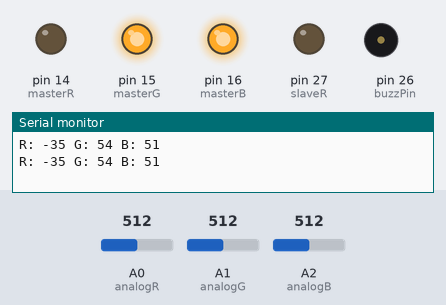
A sketch run on a simulated Arduino Mega 2560, built with avr-gcc and run on an emulated ATmega2560. On the bench: output pins drawn as LEDs (lit = HIGH), buzzer (waves = sounding, pin HIGH), the last lines printed to the serial monitor. Inputs (shaded band) come from the test bench; at power-on: A0 (analogR) = 512, A1 (analogG) = 512, A2 (analogB) = 512. Random numbers use the default seed unless the sketch sets one.

Above: at 1.2 s.
1.3 s: A0 (analogR) set to 487
2.8 s: A0 (analogR) set to 460
At 3.2 s:
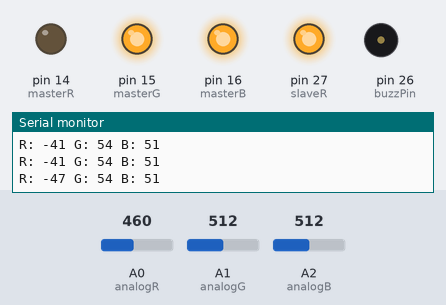
4.3 s: A0 (analogR) set to 716
At 5.5 s:
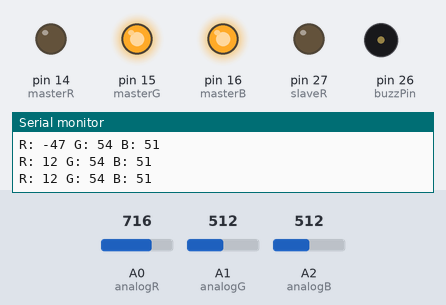
5.8 s: A0 (analogR) set to 306
At 6.7 s:
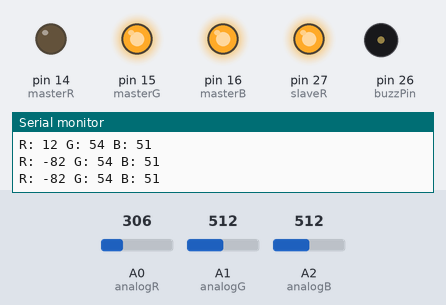
Timing chart, 0 to 8.3 s (numbered marks = the images above; inputs shaded):
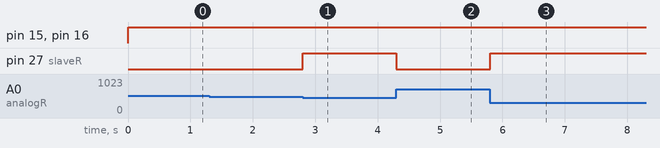

The sketch:

Colorize1_0.ino
```cpp
// v. 1.0 21.5.2014
//////////////////////////////////////////////////////////
/* Teensyduino++ 2.0 project
Colorize - A game where you try to match the color of two RGB leds
by adjusting the red, green and blue values with three potentiometers.
When colors match, a sound is played and new color randimized.

Created 21.5.2014 @ Aalto University Electronics Crash Course session
Team Colorize: Ville Kukko-Liedes, Simo Lahdenne, Jooel Friman
Contact: ville.kukko-liedes (a) aalto.fi
*/
/////////////////////////////////////////////////////////
byte debug = 1;


#define analogR A0 // pins for input potentiometers
#define analogG A1
#define analogB A2

#define masterR 14 // PWM pins for the led to match ("master")
#define masterG 15
#define masterB 16

#define slaveR 27 // PWM pins for the led that is adjusted ("slave")
#define slaveG 0
#define slaveB 1

#define buzzPin 26 // Pin for the piezo buzzer

#define MINCOLOR 20 // Minimun value for an individual color
#define TRESHOLD 20 // Value of allowed difference in color (+/-)

byte r = 0; // values sent to the master led
byte g = 0;
byte b = 0;

byte rIn = 0; // values read from the potentiometers and sent to the slave led
byte gIn = 0;
byte bIn = 0;


//used for serial communication:
unsigned long time = 0; // used to keep track of time
  unsigned long serialTime = 0; // last time serial info sent
  int serialDelay = 500; // interval of serial updates


void setup(){
  Serial.begin(9600);
  randomSeed(analogRead(A7)); // this helps to truly randomize values
  analogWrite(buzzPin, 0);
  randomize(); // randomize initial values for the master led
}

void loop(){

  getRGB(); // read potentiometers
  updateLeds(); // send new values to both leds

  if(((rIn - r)-(gIn - g)) < TRESHOLD && ((rIn - r)-(gIn - g)) > -TRESHOLD){ // check if colors match == Point!
    if(((rIn - r)-(bIn - b)) < TRESHOLD && ((rIn - r)-(bIn - b)) > -TRESHOLD){
      if(((gIn - g)-(bIn - b)) < TRESHOLD && ((gIn - g)-(bIn - b)) > -TRESHOLD){
        win();
      }
    }
  }
  if(debug){
  delay(10); // some delay because no need to run the loop too fast

   // Serial communication to computer used for debugging and calibration:
  time = millis(); // current time in milliseconds since start
  if((time - serialTime) > serialDelay){ // check if more than min interval lasted since last update
    serialTime = millis(); // reset timer and sen data
    Serial.print("R: ");
    Serial.print(rIn - r);
    Serial.print(" G: ");
    Serial.print(gIn - g);
    Serial.print(" B: ");
    Serial.println(bIn - b);
  }
  }

}


void randomize(){ // create new values for the master led
  r = random(MINCOLOR, 256);
  g = random(MINCOLOR, 256);
  b = random(MINCOLOR, 256);
  // check that new color isn't too close to the previous:
  if(((rIn - r)-(gIn - g)) < 2*TRESHOLD && ((rIn - r)-(gIn - g)) > -2*TRESHOLD){
    if(((rIn - r)-(bIn - b)) < 2*TRESHOLD && ((rIn - r)-(bIn - b)) > -2*TRESHOLD){
      if(((gIn - g)-(bIn - b)) < 2*TRESHOLD && ((gIn - g)-(bIn - b)) > -2*TRESHOLD){
        randomize();
      }
    }
  }
}

void getRGB(){ // read potentiometers potition and remap to values approprite for the leds
  rIn = map(analogRead(analogR), 0, 1024, MINCOLOR, 255);
  gIn = map(analogRead(analogG), 0, 1024, MINCOLOR, 255);
  bIn = map(analogRead(analogB), 0, 1024, MINCOLOR, 255);
}

void updateLeds(){ // update led pins
  analogWrite(masterR, (255-r));
  analogWrite(masterG, (255-g));
  analogWrite(masterB, (255-b));

  analogWrite(slaveR, (255-rIn));
  analogWrite(slaveG, (255-gIn));
  analogWrite(slaveB, (255-bIn));
}

void buzz(){ // make some noise
  analogWrite(buzzPin, 150);
  delay(200); // duration of soubd
  digitalWrite(buzzPin, 0);
}

void shutAll(){
  analogWrite(masterR, 255);
  analogWrite(masterG, 255);
  analogWrite(masterB, 255);

  analogWrite(slaveR, 255);
  analogWrite(slaveG, 255);
  analogWrite(slaveB, 255);
}

void win(){
  int t = 110;
  buzz(); // make a sound
  shutAll();
  delay(t);
  updateLeds();
  delay(2*t);
  shutAll();
  delay(t);
  updateLeds();
  delay(2*t);
  shutAll();
  delay(t);
  updateLeds();
  delay(2*t);

  randomize(); // create new color

}
```

Measured:
- the behaviour switches between 471 and 470 on A0 (analogR) (found by bisection; images 0 and 1)
- after the input at 2.8 s, pin 27 (slaveR): LOW → HIGH at once
- after the input at 4.3 s, pin 27 (slaveR): HIGH → LOW at once
- after the input at 5.8 s, pin 27 (slaveR): LOW → HIGH at once
